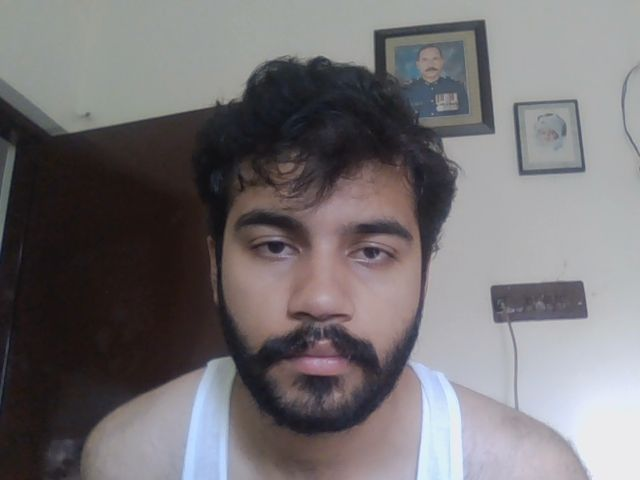
#> input picture Face_recognition/employees/Wasay Rabbani/photo_1.jpg, 640 x 480 px
$ python -i cleanup_photos.py   (imports and definitions only)   (older library calls are emulated)
#> lines starting #> are read from the running program, lines starting #| are printed output that depends on the picture
"""
Cleanup script: Keeps only the best 5 photos per employee.
Scores images by face size and clarity using OpenCV face detection.
"""
import os
import cv2
import sys

EMPLOYEES_DIR = os.path.join(os.path.dirname(os.path.abspath(__file__)), 'employees')
KEEP_COUNT = 5

face_cascade = cv2.CascadeClassifier(cv2.data.haarcascades + 'haarcascade_frontalface_default.xml')

def score_image(img_path):
    """Score an image by face size and sharpness. Higher = better."""
    img = cv2.imread(img_path)
#> img is the input picture: shape (480, 640, 3); mean B, G, R 115.2, 112.9, 116.6
    if img is None:
        return -1

    gray = cv2.cvtColor(img, cv2.COLOR_BGR2GRAY)
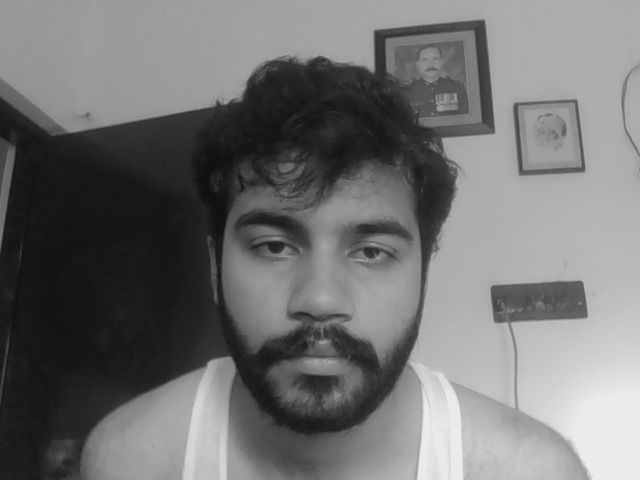
#> gray: shape (480, 640); min 13, max 240, mean 114.3
    faces = face_cascade.detectMultiScale(gray, 1.1, 5)
#> faces = [[415, 48, 31, 31], [193, 144, 265, 265]]

    if len(faces) == 0:
        # No face detected — low score but don't discard completely
        return 0

    # Use the largest face found
    areas = [w * h for (x, y, w, h) in faces]
#> areas = [961, 70225]
    max_area = max(areas)
#> max_area = 70225

    # Also factor in image sharpness (Laplacian variance)
    sharpness = cv2.Laplacian(gray, cv2.CV_64F).var()
#> sharpness = 39.06

    # Combined score: face area (most important) + sharpness bonus
    return max_area + (sharpness * 0.1)

# [60 lines left out: function main, not called in this run]

# [2 lines not run here, left out]

>>> result = score_image('../../Face_recognition/employees/Wasay Rabbani/photo_1.jpg')
#> result = 70228.9
